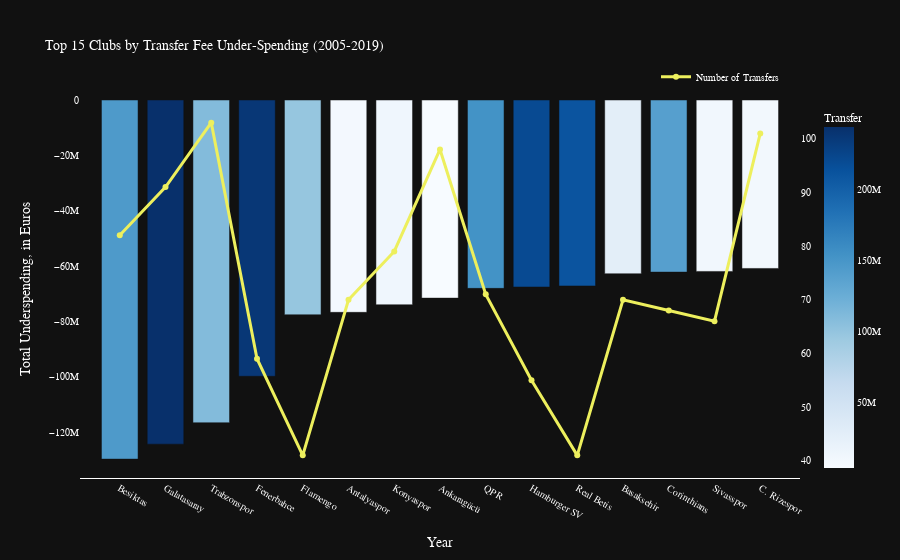

Notebook code cell kept with this figure:
### Markdown cell above
<div class="alert alert-success" role="alert">

**Inference**<br>
We see evidence of some unanticipated results in the following graphs. Many turkish and middle eastern clubs are able to get hugely favourable deals as they often buy players, who are without agents and from weaker clubs, showing immense potential and footballers. This highlights the importance of strong connections with grassroot clubs in Transfer Market dealings.

</div>

### Code cell
fig3a = px.bar(Top_UnderSpenders_Spending.reset_index(),
               x = "Club Joined",
               y = "Surplus/Deficit",
               color = "Transfer",
               color_continuous_scale = px.colors.sequential.Blues,
               hover_name = "Club Joined",
               title = 'Top 15 Clubs by Transfer Fee Under-Spending (2005-2019)',
               template = 'plotly_dark')
fig3a.add_trace(
    go.Line(# interactive bar object
                x = Top_UnderSpenders_Spending['Club Joined'],
                y = Top_UnderSpenders_Spending['No. of Players Bought'],
                name = "Number of Transfers",
                marker = dict(color = 'rgb(237,239,93)'),
                line = dict(width = 3),
                text = Top_UnderSpenders_Spending['No. of Players Bought'],
                hovertemplate =
                "Club: %{x}<br>" +
                "Number of Transfers: %{y:,.0f}",
                yaxis='y2')
)    

fig3a.update_layout(
    hoverlabel=dict(
        bgcolor="black",
        font=dict(
                family="Arial, monospace",
                size=14,
                color="white"
            ),
        bordercolor = "black"
    ),
    xaxis=go.layout.XAxis(
        title=go.layout.xaxis.Title(
            text="Year",
            font=dict(
                family="Arial, monospace",
                size=14,
                color="white"
            )
        ),
        showline = True,
        linecolor = 'white',
        showticklabels = True,
        tickfont = dict(
            family = 'Arial',
            size = 10,
            color = 'white'
      )
    ),
    yaxis=go.layout.YAxis(
        title=go.layout.yaxis.Title(
            text="Total Underspending, in Euros",
            font=dict(
                family="Arial, monospace",
                size=14,
                color="white"
            )
        ),
        showline = False,
        linecolor = 'white',
        showticklabels = True,
        tickfont = dict(
            family = 'Arial',
            size = 10,
            color = 'white'
        )
    ),
yaxis2=dict(title='',
           overlaying='y',
           side='right'),
           font=dict(
                family="Arial, monospace",
                size=10,
                color="white"
            )
                 )

fig3a.update_layout(
    legend=dict(
        x=0.80,
        y=1.1
    )
)

fig3a.update_layout(
    xaxis=dict(showgrid=False, zeroline=False),
    yaxis=dict(showgrid=False, zeroline=False),
    yaxis2=dict(showgrid=False, zeroline=False)
)


# plot(fig3a ,filename = 'Top15UnderSpenders.html')
fig3a.show()

### Figure 1 — Plotly figure (JSON) as saved in the notebook; plotly's stock layout.template omitted (floating-point values rounded to 4 significant figures)
{"data": [{"alignmentgroup": "True", "hoverlabel": {"namelength": 0}, "hovertemplate": "<b>%{hovertext}</b><br><br>Club Joined=%{x}<br>Surplus/Deficit=%{y}<br>Transfer=%{marker.color}", "hovertext": ["Besiktas ", "Galatasaray ", "Trabzonspor ", "Fenerbahce ", "Flamengo ", "Antalyaspor ", "Konyaspor ", "Ankaragücü ", "QPR ", "Hamburger SV ", "Real Betis ", "Basaksehir ", "Corinthians ", "Sivasspor ", "C. Rizespor "], "legendgroup": "", "marker": {"color": [145750000, 244371000, 110077000, 237567000, 98640000, 8917000, 13285000, 3900000, 153480000, 220510000, 211100000, 28525000, 139855000, 10721000, 10030000], "coloraxis": "coloraxis"}, "name": "", "offsetgroup": "", "orientation": "v", "showlegend": false, "textposition": "auto", "type": "bar", "x": ["Besiktas ", "Galatasaray ", "Trabzonspor ", "Fenerbahce ", "Flamengo ", "Antalyaspor ", "Konyaspor ", "Ankaragücü ", "QPR ", "Hamburger SV ", "Real Betis ", "Basaksehir ", "Corinthians ", "Sivasspor ", "C. Rizespor "], "xaxis": "x", "y": [-129775000, -124379000, -116623000, -99833000, -77610000, -76733000, -73990000, -71600000, -68070000, -67590000, -67200000, -62785000, -62195000, -61954000, -60875000], "yaxis": "y"}, {"hovertemplate": "Club: %{x}<br>Number of Transfers: %{y:,.0f}", "line": {"width": 3}, "marker": {"color": "rgb(237,239,93)"}, "name": "Number of Transfers", "text": [82, 91, 103, 59, 41, 70, 79, 98, 71, 55, 41, 70, 68, 66, 101], "type": "scatter", "x": ["Besiktas ", "Galatasaray ", "Trabzonspor ", "Fenerbahce ", "Flamengo ", "Antalyaspor ", "Konyaspor ", "Ankaragücü ", "QPR ", "Hamburger SV ", "Real Betis ", "Basaksehir ", "Corinthians ", "Sivasspor ", "C. Rizespor "], "y": [82, 91, 103, 59, 41, 70, 79, 98, 71, 55, 41, 70, 68, 66, 101], "yaxis": "y2"}], "layout": {"barmode": "relative", "coloraxis": {"colorbar": {"title": {"text": "Transfer"}}, "colorscale": [[0, "rgb(247,251,255)"], [0.125, "rgb(222,235,247)"], [0.25, "rgb(198,219,239)"], [0.375, "rgb(158,202,225)"], [0.5, "rgb(107,174,214)"], [0.625, "rgb(66,146,198)"], [0.75, "rgb(33,113,181)"], [0.875, "rgb(8,81,156)"], [1, "rgb(8,48,107)"]]}, "font": {"color": "white", "family": "Arial, monospace", "size": 10}, "hoverlabel": {"bgcolor": "black", "bordercolor": "black", "font": {"color": "white", "family": "Arial, monospace", "size": 14}}, "legend": {"tracegroupgap": 0, "x": 0.8, "y": 1.1}, "title": {"text": "Top 15 Clubs by Transfer Fee Under-Spending (2005-2019)"}, "xaxis": {"linecolor": "white", "showgrid": false, "showline": true, "showticklabels": true, "tickfont": {"color": "white", "family": "Arial", "size": 10}, "title": {"font": {"color": "white", "family": "Arial, monospace", "size": 14}, "text": "Year"}, "zeroline": false}, "yaxis": {"linecolor": "white", "showgrid": false, "showline": false, "showticklabels": true, "tickfont": {"color": "white", "family": "Arial", "size": 10}, "title": {"font": {"color": "white", "family": "Arial, monospace", "size": 14}, "text": "Total Underspending, in Euros"}, "zeroline": false}, "yaxis2": {"overlaying": "y", "showgrid": false, "side": "right", "title": {"text": ""}, "zeroline": false}}}
